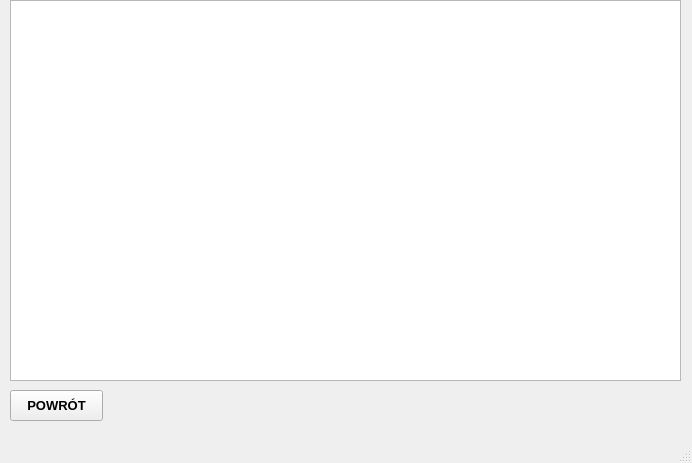
<?xml version="1.0" encoding="UTF-8"?>
<ui version="4.0">
 <class>MainWindow</class>
 <widget class="QMainWindow" name="MainWindow">
  <property name="geometry">
   <rect>
    <x>0</x>
    <y>0</y>
    <width>692</width>
    <height>463</height>
   </rect>
  </property>
  <property name="windowTitle">
   <string>MainWindow</string>
  </property>
  <widget class="QWidget" name="centralwidget">
   <widget class="QListWidget" name="listWidget">
    <property name="geometry">
     <rect>
      <x>10</x>
      <y>0</y>
      <width>671</width>
      <height>381</height>
     </rect>
    </property>
   </widget>
   <widget class="QPushButton" name="pushButton_2">
    <property name="geometry">
     <rect>
      <x>10</x>
      <y>390</y>
      <width>93</width>
      <height>31</height>
     </rect>
    </property>
    <property name="font">
     <font>
      <pointsize>10</pointsize>
      <weight>75</weight>
      <bold>true</bold>
     </font>
    </property>
    <property name="text">
     <string>POWRÓT</string>
    </property>
   </widget>
  </widget>
  <widget class="QMenuBar" name="menubar">
   <property name="geometry">
    <rect>
     <x>0</x>
     <y>0</y>
     <width>692</width>
     <height>21</height>
    </rect>
   </property>
  </widget>
  <widget class="QStatusBar" name="statusbar"/>
 </widget>
 <resources/>
 <connections/>
</ui>
